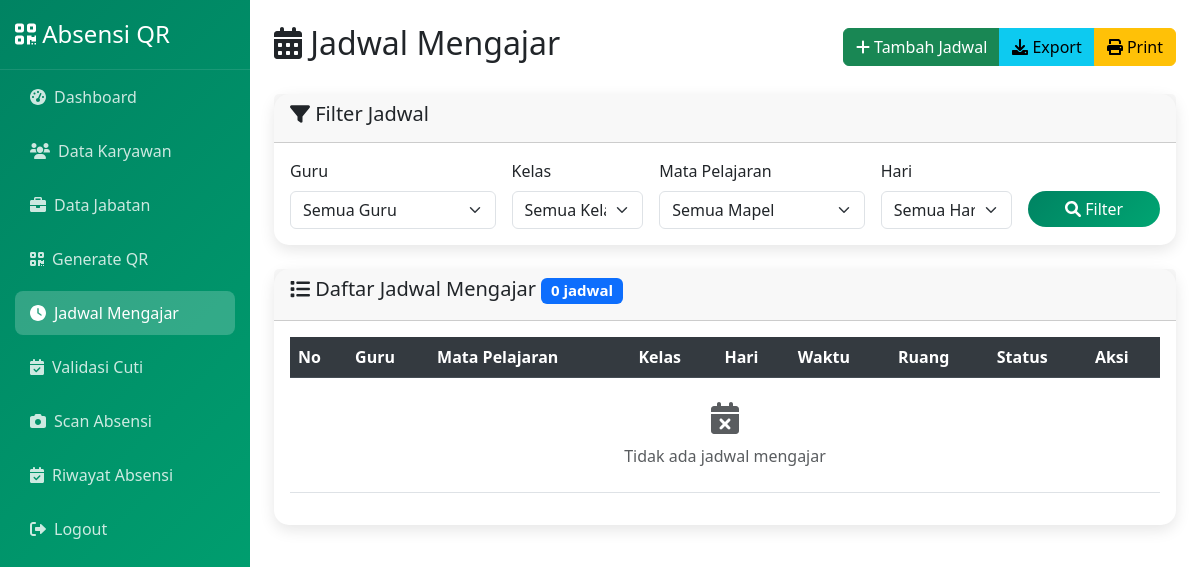
/index.php?page=manage_jadwal_admin (signed in), run on an earlier commit of the app's database.
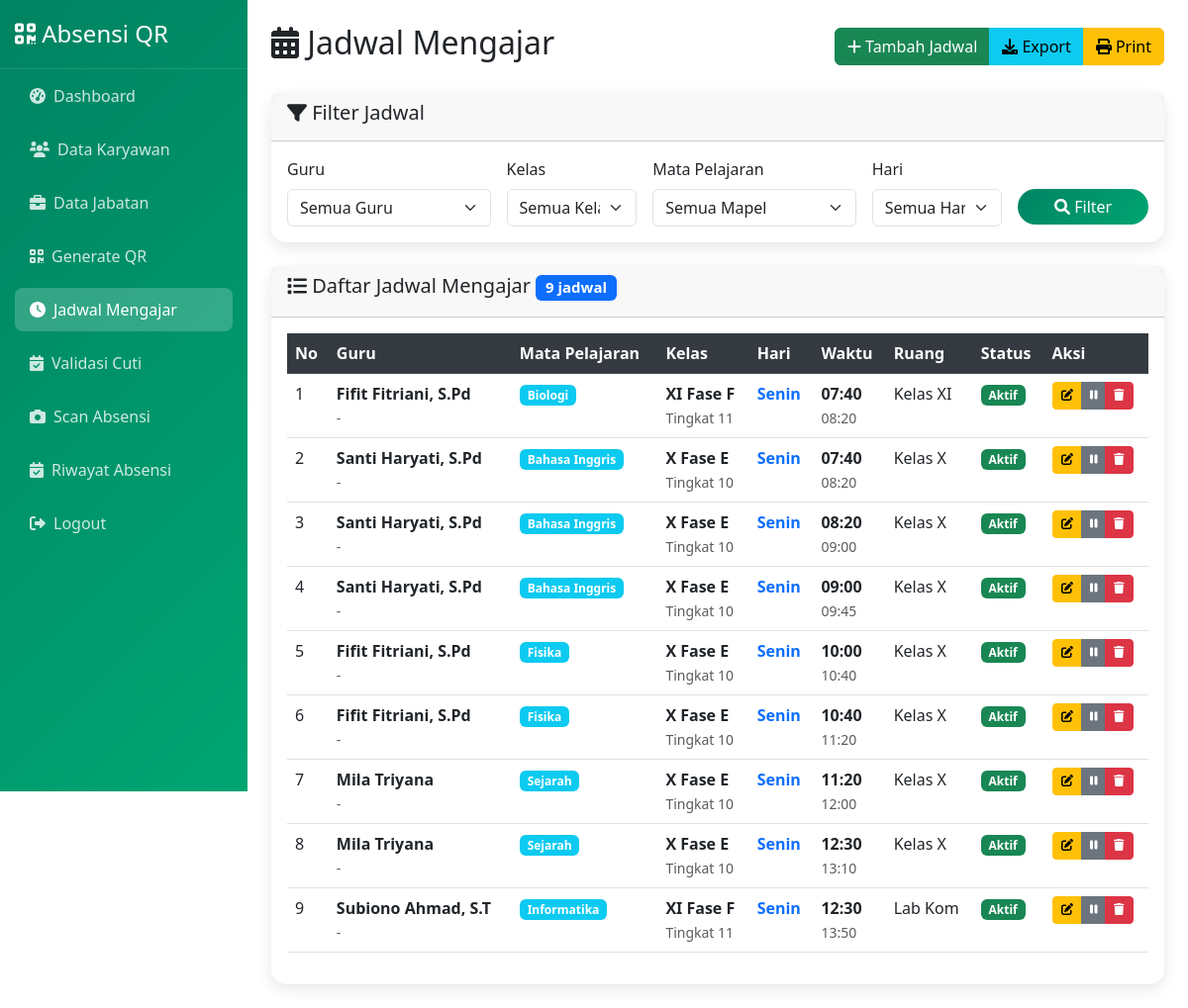
And on a later commit of the database.
### tables this page shows
CREATE TABLE `jadwal_mengajar` (
  `id` int(11) NOT NULL,
  `user_id` int(11) NOT NULL,
  `mata_pelajaran_id` int(11) NOT NULL,
  `kelas_id` int(11) NOT NULL,
  `hari` tinyint(4) NOT NULL COMMENT '0=Minggu, 1=Senin, 2=Selasa, 3=Rabu, 4=Kamis, 5=Jumat, 6=Sabtu',
  `jam_mulai` time NOT NULL,
  `jam_selesai` time NOT NULL,
  `ruangan` varchar(20) DEFAULT NULL,
  `keterangan` text DEFAULT NULL,
  `status` enum('aktif','nonaktif') DEFAULT 'aktif',
  `created_at` timestamp NOT NULL DEFAULT current_timestamp(),
  `updated_at` timestamp NOT NULL DEFAULT current_timestamp() ON UPDATE current_timestamp()
);

CREATE TABLE `users` (
  `id` int(11) NOT NULL,
  `nama` varchar(100) NOT NULL,
  `email` varchar(100) NOT NULL,
  `password` varchar(255) NOT NULL,
  `jabatan_id` int(11) DEFAULT NULL,
  `qr_code` varchar(255) NOT NULL,
  `role` enum('admin','user') DEFAULT 'user',
  `created_at` timestamp NOT NULL DEFAULT current_timestamp(),
  `nip` varchar(20) DEFAULT NULL,
  `deskripsi` text DEFAULT NULL,
  `status` enum('aktif','nonaktif') DEFAULT 'aktif',
  `updated_at` timestamp NULL DEFAULT current_timestamp() ON UPDATE current_timestamp()
);

CREATE TABLE `mata_pelajaran` (
  `id` int(11) NOT NULL,
  `kode_pelajaran` varchar(10) NOT NULL,
  `nama_pelajaran` varchar(100) NOT NULL,
  `deskripsi` text DEFAULT NULL,
  `kategori` varchar(50) DEFAULT NULL,
  `status` enum('aktif','nonaktif') DEFAULT 'aktif',
  `created_at` timestamp NOT NULL DEFAULT current_timestamp(),
  `updated_at` timestamp NOT NULL DEFAULT current_timestamp() ON UPDATE current_timestamp()
);

CREATE TABLE `kelas` (
  `id` int(11) NOT NULL,
  `nama_kelas` varchar(20) NOT NULL,
  `tingkat` varchar(10) DEFAULT NULL,
  `jurusan` varchar(50) DEFAULT NULL,
  `kapasitas` int(11) DEFAULT 0,
  `wali_kelas_id` int(11) DEFAULT NULL,
  `tahun_ajaran` varchar(20) DEFAULT NULL,
  `status` enum('aktif','nonaktif') DEFAULT 'aktif',
  `created_at` timestamp NOT NULL DEFAULT current_timestamp(),
  `updated_at` timestamp NOT NULL DEFAULT current_timestamp() ON UPDATE current_timestamp()
);

### pages/manage_jadwal_admin.php (the view, shortened to what the changed rows need)
<?php
$database = new Database();
$db = $database->getConnection();
$tables_exist = true;
if ($tables_exist) {
    $where_conditions = [];
    $params = [];
    $where_clause = !empty($where_conditions) ? 'WHERE ' . implode(' AND ', $where_conditions) : '';
    $query_jadwal = "SELECT jm.*, u.nama as nama_guru, u.nip, mp.nama_pelajaran, k.nama_kelas, k.tingkat,
                            CASE
                                WHEN jm.hari = 1 THEN 'Senin'
                                WHEN jm.hari = 2 THEN 'Selasa'
                                WHEN jm.hari = 3 THEN 'Rabu'
                                WHEN jm.hari = 4 THEN 'Kamis'
                                WHEN jm.hari = 5 THEN 'Jumat'
                                WHEN jm.hari = 6 THEN 'Sabtu'
                            END as nama_hari,
                            TIMEDIFF(jm.jam_selesai, jm.jam_mulai) as durasi
                     FROM jadwal_mengajar jm
                     JOIN users u ON jm.user_id = u.id
                     JOIN mata_pelajaran mp ON jm.mata_pelajaran_id = mp.id
                     JOIN kelas k ON jm.kelas_id = k.id
                     $where_clause
                     ORDER BY jm.hari, jm.jam_mulai, u.nama";
    $stmt_jadwal = $db->prepare($query_jadwal);
    $stmt_jadwal->execute($params);
    $jadwal_list = $stmt_jadwal->fetchAll(PDO::FETCH_ASSOC);
}
?>
<div class="d-flex justify-content-between align-items-center mb-4">
    <h2><i class="fas fa-calendar-alt"></i> Jadwal Mengajar</h2>
</div>
<?php if (!$tables_exist): ?>
<div class="alert alert-warning" role="alert">
    <h5><i class="fas fa-exclamation-triangle"></i> Peringatan</h5>
    <p>Tabel database untuk jadwal mengajar belum dibuat. Silakan buat tabel berikut:</p>
    <ul>
        <li>Tabel <code>users</code> (untuk data guru)</li>
        <li>Tabel <code>kelas</code></li>
        <li>Tabel <code>mata_pelajaran</code></li>
        <li>Tabel <code>jadwal_mengajar</code></li>
    </ul>
</div>
<?php else: ?>
<div class="card mb-4">
    <div class="card-header">
        <h5><i class="fas fa-filter"></i> Filter Jadwal</h5>
    </div>
    <div class="card-body">
        <form method="GET" action="" class="row g-3">
            <div class="col-md-3">
                <label class="form-label">Guru</label>
                <select name="guru" class="form-select">
                    <option value="">Semua Guru</option>
                </select>
            </div>
            <div class="col-md-2">
                <label class="form-label">Kelas</label>
                <select name="kelas" class="form-select">
                    <option value="">Semua Kelas</option>
                </select>
            </div>
            <div class="col-md-3">
                <label class="form-label">Mata Pelajaran</label>
                <select name="mapel" class="form-select">
                    <option value="">Semua Mapel</option>
                </select>
            </div>
            <div class="col-md-2">
                <label class="form-label">Hari</label>
                <select name="hari" class="form-select">
                    <option value="">Semua Hari</option>
                </select>
            </div>
            <div class="col-md-2">
                <label class="form-label">&nbsp;</label>
                <div class="d-grid">
                    <button type="submit" class="btn btn-primary">
                        <i class="fas fa-search"></i> Filter
                    </button>
                </div>
            </div>
        </form>
    </div>
</div>
<div class="card">
    <div class="card-header">
        <h5><i class="fas fa-list"></i> Daftar Jadwal Mengajar
            <span class="badge bg-primary"><?= count($jadwal_list) ?> jadwal</span>
        </h5>
    </div>
    <div class="card-body">
        <div class="table-responsive">
            <table class="table table-hover" id="jadwalTable">
                <thead class="table-dark">
                    <tr>
                        <th>No</th>
                        <th>Guru</th>
                        <th>Mata Pelajaran</th>
                        <th>Kelas</th>
                        <th>Hari</th>
                        <th>Waktu</th>
                        <th>Ruang</th>
                        <th>Status</th>
                        <th>Aksi</th>
                    </tr>
                </thead>
                <tbody>
                    <?php if (empty($jadwal_list)): ?>
                    <tr>
                        <td colspan="9" class="text-center text-muted py-4">
                            <i class="fas fa-calendar-times fa-2x mb-2"></i>
                            <br>Tidak ada jadwal mengajar
                        </td>
                    </tr>
                    <?php else: ?>
                        <?php foreach ($jadwal_list as $index => $jadwal): ?>
                        <tr>
                            <td><?= $index + 1 ?></td>
                            <td>
                                <strong><?= $jadwal['nama_guru'] ?></strong>
                                <br><small class="text-muted"><?= $jadwal['nip'] ? $jadwal['nip'] : '-' ?></small>
                            </td>
                            <td>
                                <span class="badge bg-info"><?= $jadwal['nama_pelajaran'] ?></span>
                            </td>
                            <td>
                                <strong><?= $jadwal['nama_kelas'] ?></strong>
                                <?php if ($jadwal['tingkat']): ?>
                                <br><small class="text-muted">Tingkat <?= $jadwal['tingkat'] ?></small>
                                <?php endif; ?>
                            </td>
                            <td>
                                <strong class="text-primary"><?= $jadwal['nama_hari'] ?></strong>
                            </td>
                            <td>
                                <strong><?= date('H:i', strtotime($jadwal['jam_mulai'])) ?></strong>
                                <br>
                                <small class="text-muted"><?= date('H:i', strtotime($jadwal['jam_selesai'])) ?></small>
                            </td>
                            <td><?= $jadwal['ruangan'] ?: '-' ?></td>
                            <td>
                                <span class="badge bg-<?= $jadwal['status'] == 'aktif' ? 'success' : 'secondary' ?>">
                                    <?= ucfirst($jadwal['status']) ?>
                                </span>
                            </td>
                            <td>
                                <div class="btn-group btn-group-sm">
                                    <button class="btn btn-warning" onclick="editJadwal(<?= htmlspecialchars(json_encode($jadwal)) ?>)">
                                        <i class="fas fa-edit"></i>
                                    </button>
                                    <button class="btn btn-<?= $jadwal['status'] == 'aktif' ? 'secondary' : 'success' ?>"
                                            onclick="toggleStatus(<?= $jadwal['id'] ?>, '<?= $jadwal['status'] ?>')">
                                        <i class="fas fa-<?= $jadwal['status'] == 'aktif' ? 'pause' : 'play' ?>"></i>
                                    </button>
                                    <button class="btn btn-danger" onclick="deleteJadwal(<?= $jadwal['id'] ?>, '<?= $jadwal['nama_guru'] ?>', '<?= $jadwal['nama_pelajaran'] ?>')">
                                        <i class="fas fa-trash"></i>
                                    </button>
                                </div>
                            </td>
                        </tr>
                        <?php endforeach; ?>
                    <?php endif; ?>
                </tbody>
            </table>
        </div>
    </div>
</div>
<?php endif; ?>

What changed in the data, as far as the page shows it:
added jadwal_mengajar: user.nama "Fifit Fitriani, S.Pd", mata_pelajaran.nama_pelajaran "Biologi", kelas.nama_kelas "XI Fase F", kelas.tingkat "11", nama_hari "Senin", jam_mulai "07:40", jam_selesai "08:20", ruangan "Kelas XI", status "Aktif"
added jadwal_mengajar: user.nama "Santi Haryati, S.Pd", mata_pelajaran.nama_pelajaran "Bahasa Inggris", kelas.nama_kelas "X Fase E", kelas.tingkat "10", nama_hari "Senin", jam_mulai "07:40", jam_selesai "08:20", ruangan "Kelas X", status "Aktif"
added jadwal_mengajar: user.nama "Santi Haryati, S.Pd", mata_pelajaran.nama_pelajaran "Bahasa Inggris", kelas.nama_kelas "X Fase E", kelas.tingkat "10", nama_hari "Senin", jam_mulai "08:20", jam_selesai "09:00", ruangan "Kelas X", status "Aktif"
added jadwal_mengajar: user.nama "Santi Haryati, S.Pd", mata_pelajaran.nama_pelajaran "Bahasa Inggris", kelas.nama_kelas "X Fase E", kelas.tingkat "10", nama_hari "Senin", jam_mulai "09:00", jam_selesai "09:45", ruangan "Kelas X", status "Aktif"
added jadwal_mengajar: user.nama "Fifit Fitriani, S.Pd", mata_pelajaran.nama_pelajaran "Fisika", kelas.nama_kelas "X Fase E", kelas.tingkat "10", nama_hari "Senin", jam_mulai "10:00", jam_selesai "10:40", ruangan "Kelas X", status "Aktif"
added jadwal_mengajar: user.nama "Fifit Fitriani, S.Pd", mata_pelajaran.nama_pelajaran "Fisika", kelas.nama_kelas "X Fase E", kelas.tingkat "10", nama_hari "Senin", jam_mulai "10:40", jam_selesai "11:20", ruangan "Kelas X", status "Aktif"
added jadwal_mengajar: user.nama "Mila Triyana", mata_pelajaran.nama_pelajaran "Sejarah", kelas.nama_kelas "X Fase E", kelas.tingkat "10", nama_hari "Senin", jam_mulai "11:20", jam_selesai "12:00", ruangan "Kelas X", status "Aktif"
added jadwal_mengajar: user.nama "Mila Triyana", mata_pelajaran.nama_pelajaran "Sejarah", kelas.nama_kelas "X Fase E", kelas.tingkat "10", nama_hari "Senin", jam_mulai "12:30", jam_selesai "13:10", ruangan "Kelas X", status "Aktif"
added jadwal_mengajar: user.nama "Subiono Ahmad, S.T", mata_pelajaran.nama_pelajaran "Informatika", kelas.nama_kelas "XI Fase F", kelas.tingkat "11", nama_hari "Senin", jam_mulai "12:30", jam_selesai "13:50", ruangan "Lab Kom", status "Aktif"
Also different on the page:
count($jadwal_list): "0" → "9"
text no longer shown: "Tidak ada jadwal mengajar"
